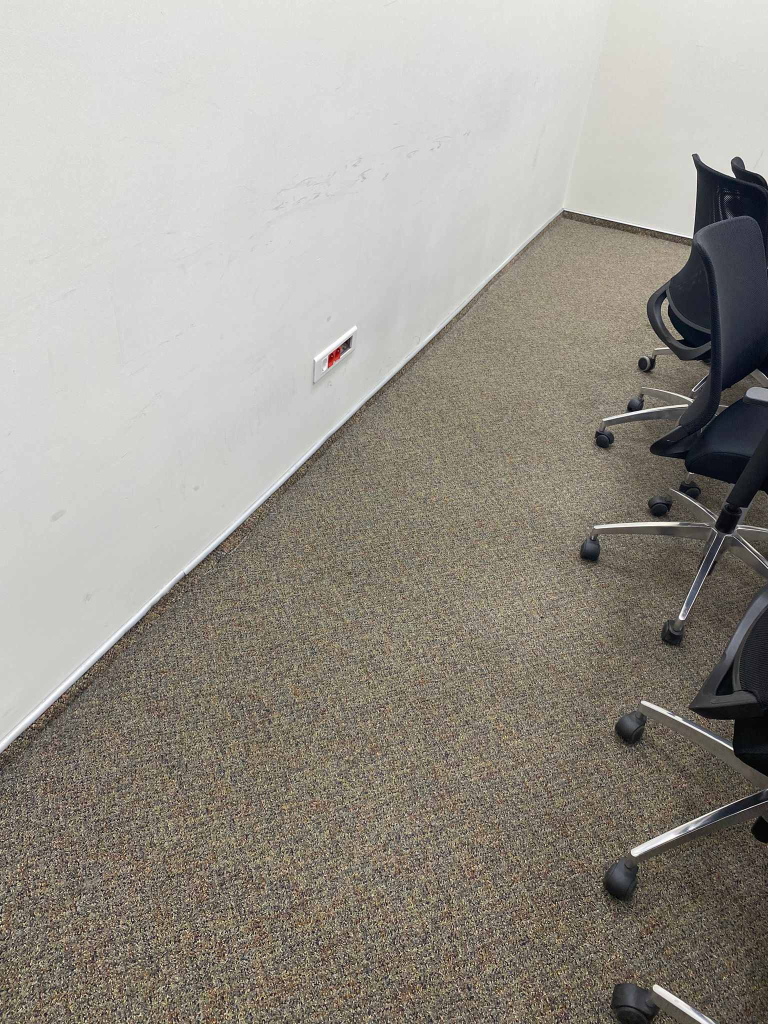
#> input picture floor2.jpg, 1536 x 2048 px, given in place of dene.png, which was not available (shown at 1/2 size)
$ python template_matching.py
#> lines starting #> are read from the running program, lines starting #| are printed output that depends on the picture; pictures that were not available may be replaced by others from this repository, and a replacement may not be noted
import numpy as np
import cv2

def calculate_similarity(template, image, method, match_location, template_size):
    h, w = template_size
    x, y = match_location
    matched_region = image[y:y+h, x:x+w]
    if method in [cv2.TM_CCOEFF_NORMED, cv2.TM_CCORR_NORMED]:
        # Bu metodlar zaten normalize edilmiş bir skor verirler.
        similarity = cv2.matchTemplate(matched_region, template, method)[0][0]
    else:
        # Diğer yöntemler için, manuel olarak benzerlik hesaplanabilir.
        # Örneğin, norm cross correlation kullanılabilir.
        result = cv2.matchTemplate(matched_region, template, cv2.TM_CCORR_NORMED)
        min_val, max_val, min_loc, max_loc = cv2.minMaxLoc(result)
        similarity = max_val
    return similarity

# Görüntüleri yükle
img = cv2.resize(cv2.imread('dene.png', 0), (0, 0), fx=0.8, fy=0.8)
#> img: shape (1638, 1229); min 0, max 255, mean 149.9
template = cv2.resize(cv2.imread('ref.png', 0), (0, 0), fx=0.5, fy=0.5)
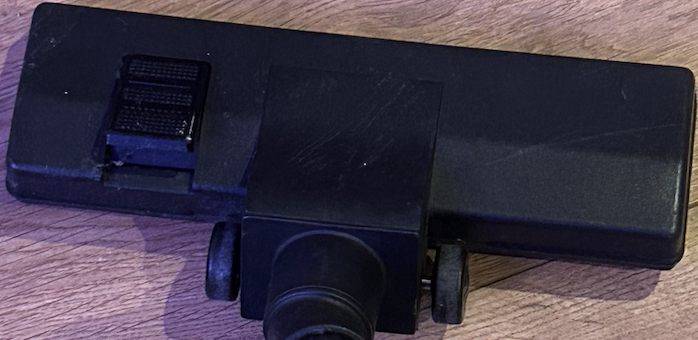
#> input picture ref.png, 698 x 340 px
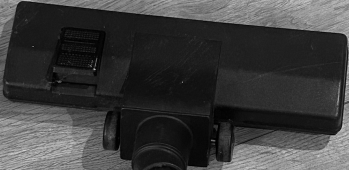
#> template: shape (170, 349); min 0, max 213, mean 60.7
h, w = template.shape[:2]
#> h = 170; w = 349

# Template matching için kullanılacak yöntemler
methods = [cv2.TM_CCOEFF, cv2.TM_CCOEFF_NORMED, cv2.TM_CCORR,
            cv2.TM_CCORR_NORMED, cv2.TM_SQDIFF, cv2.TM_SQDIFF_NORMED]

# Ölçekleri tanımla
scales = np.linspace(0.5, 2.0, 5, 10)

# Her bir yöntem için
for method in methods:
    img2 = img.copy()
    best_similarity = 0  # En iyi benzerlik için değişken
    for scale in scales:
        resized_template = cv2.resize(template, (0, 0), fx=scale, fy=scale)
        resized_h, resized_w = resized_template.shape[:2]
        result = cv2.matchTemplate(img2, resized_template, method)
        min_val, max_val, min_loc, max_loc = cv2.minMaxLoc(result)
        if method in [cv2.TM_SQDIFF, cv2.TM_SQDIFF_NORMED]:
            location = min_loc
        else:
            location = max_loc
        # En iyi eşleşme ve benzerliği güncelle
        similarity = calculate_similarity(resized_template, img2, method, location, (resized_h, resized_w))
        if similarity > best_similarity:
            best_similarity = similarity
            best_location = location
            best_scale = scale

    # En iyi eşleşmeyi görselleştir
    bottom_right = (int(best_location[0] + resized_w), int(best_location[1] + resized_h))
    cv2.rectangle(img2, best_location, bottom_right, 255, 5)
    print(f'Method: {method}, Best Scale: {best_scale}, Similarity: {best_similarity:.2f}')
    cv2.imshow(f'Match - Method: {method}, Scale: {best_scale}', img2)
    cv2.waitKey(0)
    cv2.destroyAllWindows()
#> this loop made 6 passes
#> bottom_right on passes 1, 3, 5, 6: (1414, 660), (1428, 340), (1745, 1019), (1753, 1230)
#> bottom_right on passes 2, 4: (1575, 681), (1575, 680)
#> pass 1, in calculate_similarity, `matched_region = image[y:y+h, x:x+w]`:
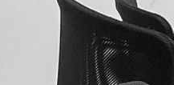
#> matched_region: shape (85, 174); min 2, max 255, mean 106.5
#> pass 1, in calculate_similarity (call 2), `matched_region = image[y:y+h, x:x+w]`:
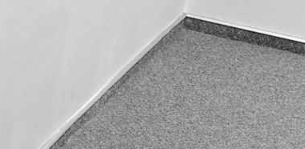
#> matched_region: shape (149, 305); min 16, max 255, mean 170.8
#> pass 1, in calculate_similarity (call 3), `matched_region = image[y:y+h, x:x+w]`:
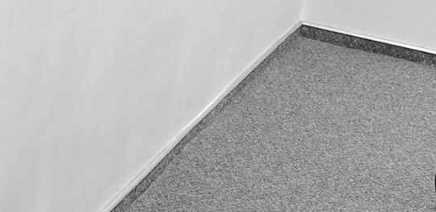
#> matched_region: shape (212, 436); min 16, max 255, mean 175.9
#> pass 1, in calculate_similarity (call 4), `matched_region = image[y:y+h, x:x+w]`:
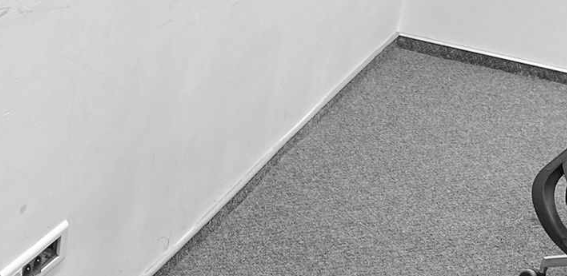
#> matched_region: shape (276, 567); min 3, max 255, mean 176
#> after the loop:
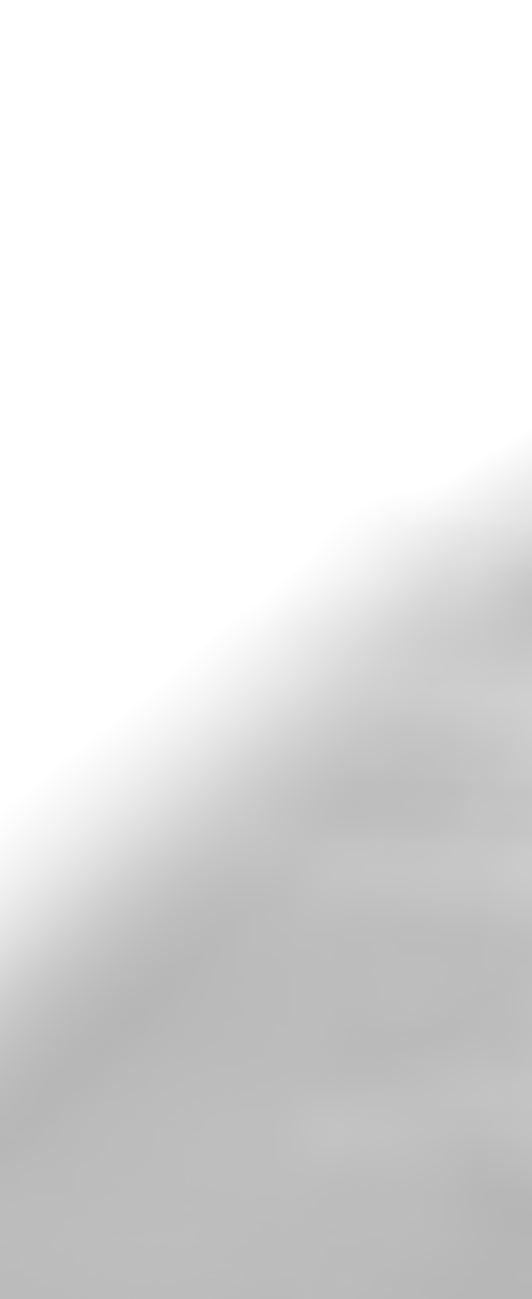
#> result: shape (1299, 532) float32; min 0.716, max 1, mean 0.887
#> after the loop, best_location = (1055, 890); best_scale = 0.5
